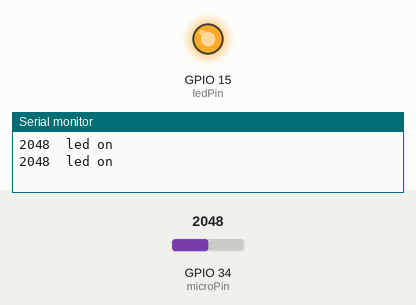
This sketch was run on a simulated ESP32. On the bench: output pins drawn as LEDs (lit = HIGH), the last lines printed to the serial monitor. The inputs (shaded band) are chosen by the test bench; at power-on: GPIO 34 (microPin) = 2048.

Above: at 3.9 s.
4.0 s: GPIO 34 (microPin) set to 640
8.0 s: GPIO 34 (microPin) set to 543
At 9.6 s:
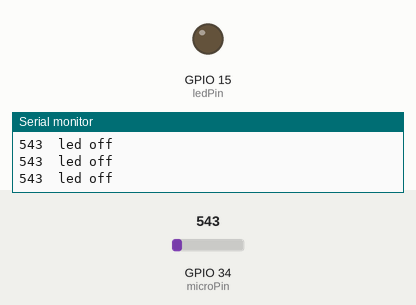
12.0 s: GPIO 34 (microPin) set to 1228
At 13.0 s:
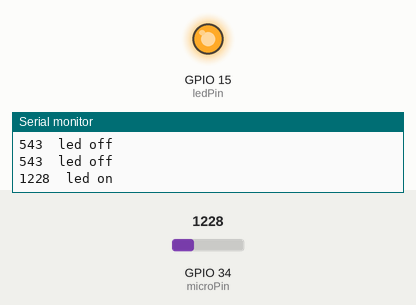
16.0 s: GPIO 34 (microPin) set to 560
At 19.0 s:
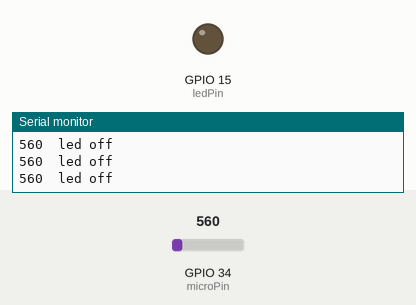
Timing chart, 0 to 20.5 s (numbered marks = the images above; inputs shaded):
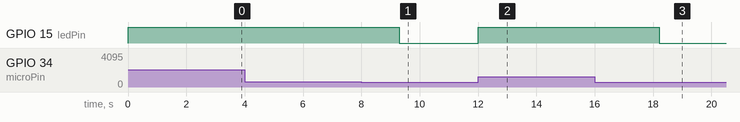

Measured:
- the behaviour switches between 601 and 600 on GPIO 34 (microPin) (found by bisection; images 0 and 1)
- after the input at 8.0 s, GPIO 15 (ledPin): HIGH → LOW after 1.3 s
- after the input at 12.0 s, GPIO 15 (ledPin): LOW → HIGH at once
- after the input at 16.0 s, GPIO 15 (ledPin): HIGH → LOW after 2.2 s

The sketch:

sound-controlled_lights.ino
```cpp
//**********************************************************************************
/*
 * Filename    : sound-controlled lights
 * Description : Sound sensor controls LED on and off
 * Auther      : http//www.keyestudio.com
*/
int ledPin = 15;//LED is connected to GP15
int microPin = 34;//Sound sensor is connected to GPIO34
void setup() {
  Serial.begin(9600);//Set baud rate to 9600
  pinMode(ledPin, OUTPUT);//LED is the output mode
}

void loop() {
  int val = analogRead(microPin);//Read analog value
  Serial.print(val);// Serial port print
  if(val > 600){//exceed the threshold value
    digitalWrite(ledPin, HIGH);//Lighting LED 3s，and print the corresponding information
    Serial.println("  led on");
    delay(3000);
  }else{//otherwise
    digitalWrite(ledPin, LOW);//Turn off the LED and print the corresponding information
    Serial.println("  led off");
  }
  delay(100);
}
//**********************************************************************************
```
